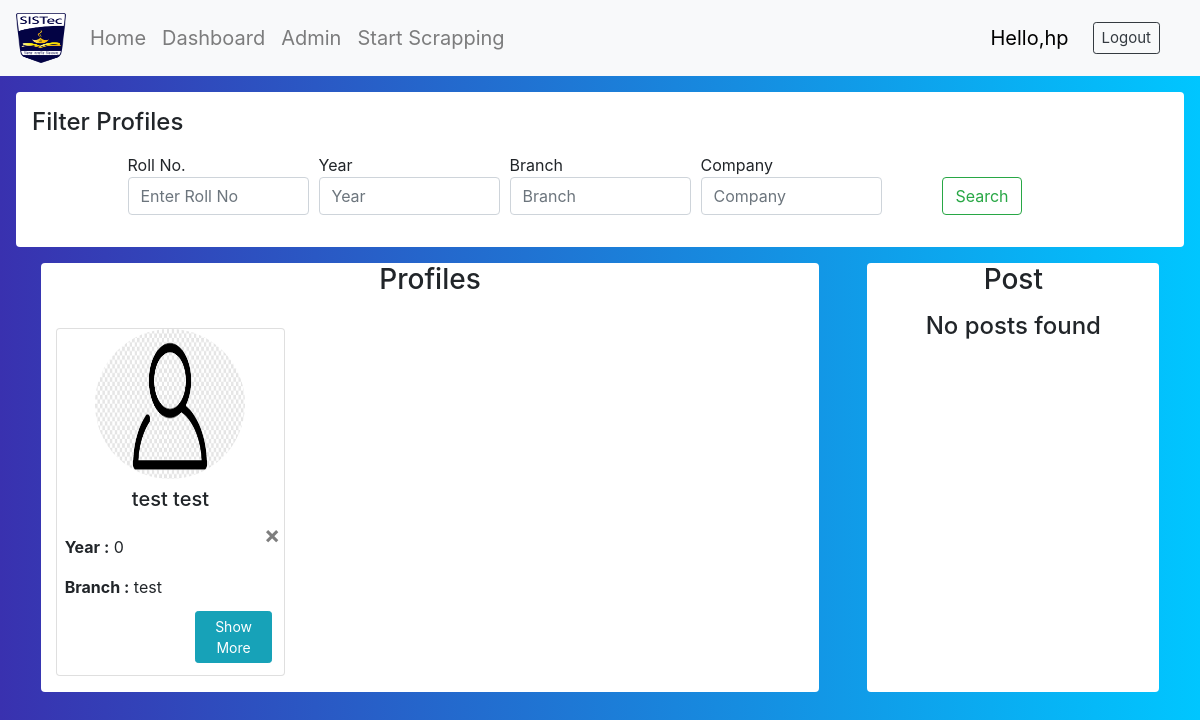
The app's page / (signed in), older data.
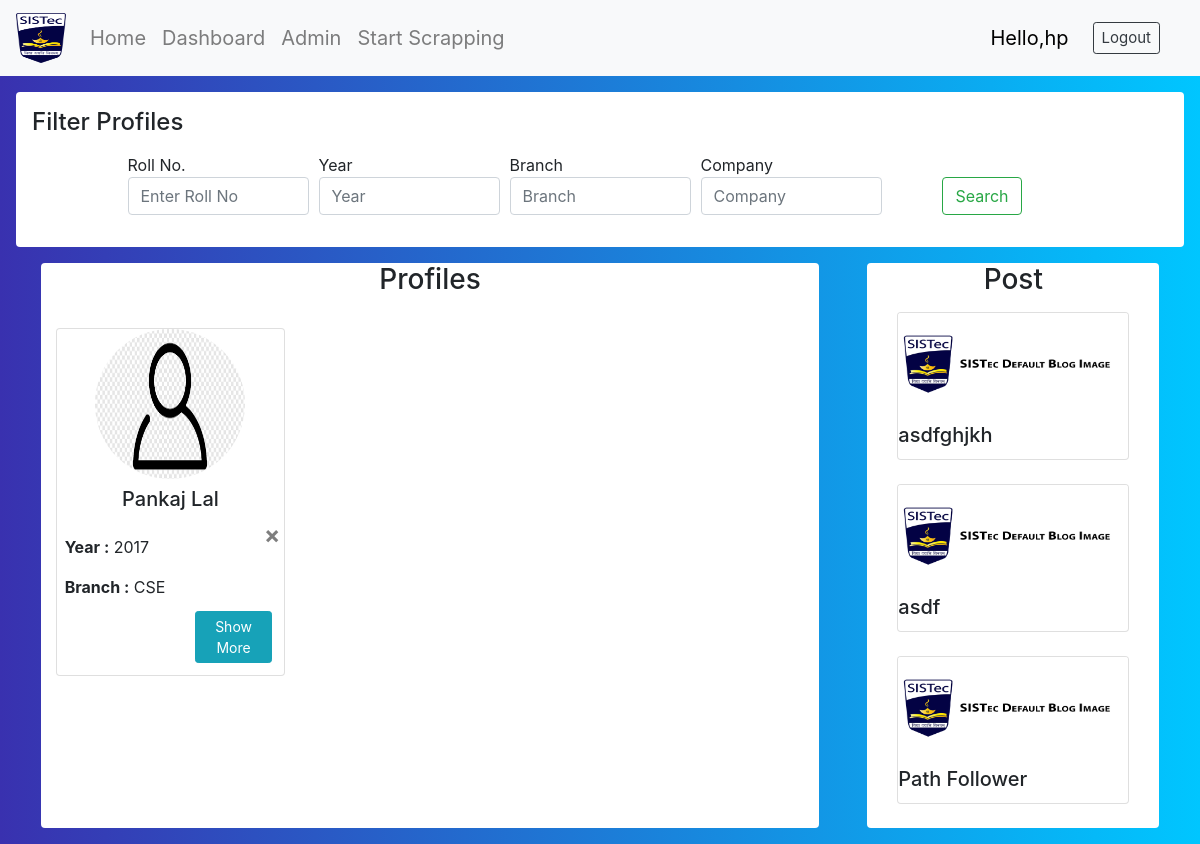
The same page, newer data.
### Tracker/models.py (models this page shows)
class Profile(models.Model):
    user=models.OneToOneField(User,on_delete=models.CASCADE)
    RollNo=models.CharField(max_length=20,null=True,unique=True)
    Year=models.IntegerField(null=True)
    Branch=models.CharField(max_length=20,null=True)
    Image=models.ImageField(upload_to='AlumniTracker/images',default="AlumniTracker/images/profile.png")
    phone_regex = RegexValidator(regex=r'^\+?\d[\d -]{8,12}\d')
    phone_number = models.CharField(validators=[phone_regex], max_length=10, blank=True,null=True)
    Current_Location=models.CharField(max_length=30,null=True)
    linkedIn_Link=models.CharField(max_length=100)

class Blog(models.Model):
    title = models.CharField(max_length=100,blank=True, null=True)
    content = models.TextField(blank=True, null=True)
    created_on = models.DateTimeField(auto_now_add=True)
    post_img = models.ImageField(upload_to='AlumniTracker/images',default="AlumniTracker/images/bg.jpg")

### Tracker/views.py (the view)
# urls.py: path('',views.info,name='info'),
@login_required(login_url='login')
def info(request):
    blog=Blog.objects.all().order_by('-created_on')[0:3]
    data=Profile.objects.all()
    for i in data:
        if i.RollNo is None and not request.user.is_staff:
            messages.success(request,"Please Fill Out the Known Information")
            return redirect('/cruds/'+str(i.id))
    search=ProfileFilter(request.GET,queryset=data)
    data=search.qs
    context={
        'data':data,
        'search':search,
        'blogs':blog,
        }
    return render(request,'Tracker/info.html',context)

### templates/Tracker/info.html (shortened to what this page needs)
{% extends "Tracker/base.html" %}
{% block body %}
{% include "Tracker/navbar.html" %}
{% load widget_tweaks %}
{% load static %}
<div class="p-3 m-3 rounded" style="background-color: white;" id="remF">
    <h4 class="mb-3">Filter Profiles</h4>
    <form action="" method="get">
        <div class="form-row justify-content-center">
            <div class="form-group col-xs-2 col-sm-2 col-md-2 col-lg-2">
                Roll No. {{search.form.RollNo|add_class:"form-control"|attr:"placeholder:Enter Roll No"}}</span>
            </div>
            <div class="form-group col-xs-2 col-sm-2 col-md-2 col-lg-2">
                Year {{search.form.Year |attr:"placeholder:Year"|add_class:"form-control"}}
            </div>
            <div class="form-group col-xs-2 col-sm-2 col-md-2 col-lg-2">
                Branch {{search.form.Branch |attr:"placeholder:Branch"|add_class:"form-control"}}
            </div>
            <div class="form-group col-xs-2 col-sm-2 col-md-2 col-lg-2">
                Company {{search.form.Company |attr:"placeholder:Company"|add_class:"form-control"}}
            </div>
            <div class="form-group col-xs-3 col-sm-2 col-md-2 col-lg-2 mt-4 text-center">
                <button type="submit" class="btn btn-outline-success">Search</button>
            </div>
        </div>
    </form>
</div>
<div class="row m-3 justify-content-center try" id="remP">
    <div class="col-md-8 col-xl-8 col-lg-8 col-xs-8 rounded mr-5" style="background-color: white;">
        <h3 class="text-center mb-3">Profiles</h3>
        <div class="row">
            {% if not data %}
            <h4 class="text-center mb-3">No Profiles Found</h4>
            {% else %}
            {% for info in data %}
            <div class="col col-xs-3 col-sm-3 col-md-4 col-lg-4 col-xl-4 mb-3 mt-3">
                <div class="card h-100">
                    <div class="row">
                        <div class="col text-center">
                            <img src="{{info.Image.url}}" alt="Profile" class="rounded-circle align-middle"
                                style="width: 150px;height: 150px;">
                            <h5 class="card-title m-2">{{info.user.first_name}} {{info.user.last_name}}</h5>
                        </div>
                    </div>
                    <div class="row">
                        <div class="col mt-3 ml-2">
                            <p class="card-text"><span class="font-weight-bold">Year :</span> {{info.Year}}</p>
                            <p class="card-text"><span class="font-weight-bold">Branch :</span> {{info.Branch}}</p>
                        </div>
                        <div class="col-1 m-1">
                            {% if request.user.is_staff %}
                            <a href="{% url 'delete' info.id %}"
                                onclick="return confirm('Are you sure you want to delete this Profile?');" class="close"
                                aria-label="Close"> <span aria-hidden="true">&times;</span></a>
                            {% endif %}
                        </div>
                    </div>
                    <div class="row justify-content-end">
                        <div class="col-5 m-2">
                            <a href="{% url 'profile' info.id %}" class=" col btn btn-sm btn-info float-right m-1">Show
                                More</a>
                        </div>
                    </div>
                </div>
            </div>
            {% endfor %}
            {% endif %}
        </div>
    </div>
    <div class="col-md-3 col-xl-3 col-lg-3 col-xs-3 rounded" style="background-color: white;">
        <h3 class="text-center mb-3">Post</h3>
        {% if not blogs  %}
        <h4 class="text-center mb-3">No posts found</h4>
        {% else %}
        {% for blog in blogs %}
        <div class="col mb-4">
            <div class="card">
                <img src={{blog.post_img.url}} class="card-img-top" alt="image" height="110px">
                <h5 class="card-title">{{blog.title}}</h5>
            </div>
        </div>
        {% endfor %}
        {% endif %}
    </div>
</div>
{% endblock body %}

### templates/Tracker/base.html (shortened to what this page needs)
<!doctype html>
<html lang="en">
  <head>
    {% load static %}
    <link rel="stylesheet" href="https://stackpath.bootstrapcdn.com/bootstrap/4.4.1/css/bootstrap.min.css">
    <link rel="stylesheet" href="{% static 'css/login.css' %}">
    <link rel="stylesheet" href="{% static 'css/profile.css' %}">
    <link rel="stylesheet" href="{% static 'css/loading.css' %}">
  </head>
  <body>
    {% block body %}
    {% endblock body %}
  </body>
</html>

### templates/Tracker/navbar.html (shortened to what this page needs)
 <nav class="navbar navbar-expand-lg navbar-light bg-light" id="remN">
    <a class="navbar-brand" href="#">
        {%  load static %}
        <img src="{% static 'image/logo.png' %}" width="50" height="50" class="d-inline-block align-top" alt="SISTec Logo">
      </a>
    <div class="collapse navbar-collapse" id="navbarNav">
        <ul class="navbar-nav">
            <li class="nav-item">
                <a class="nav-link" style="font-size: 20px;" href="{% url 'info' %}">Home <span class="sr-only">(current)</span></a>
            </li>
            {% if request.user.is_staff %}
            <li class="nav-item">
                <a class="nav-link" style="font-size: 20px;" href="{% url 'dashboard' %}">Dashboard <span class="sr-only">(current)</span></a>
            </li>
            <li class="nav-item">
                <a class="nav-link" style="font-size: 20px;" href="/admin">Admin <span class="sr-only">(current)</span></a>
            </li>
            <li class="nav-item">
                <a class="nav-link" style="font-size: 20px;" onclick="loadDoc()">Start Scrapping<span class="sr-only">(current)</span></a>
            </li>
            {% endif %}
        </ul>
    </div>
    <span style="color: black;font-size:20px;" >Hello,{{request.user}}</span>
    <span><a style="font-size: 15px;" class="btn btn-sm btn-outline-dark mx-4" href="{% url 'logout' %}">Logout</a></span>
</nav>

### static/css/login.css (style rules this page uses)
:root { --input-padding-x: 1.5rem; --input-padding-y: .75rem; }
body { background: -webkit-linear-gradient(left, #3931af, #00c6ff); }

### static/css/profile.css (style rules this page uses)
body { background: -webkit-linear-gradient(left, #3931af, #00c6ff); }

Row changes from the older to the newer data that the page shows:
removed Profile: Image (placeholder picture), user.first_name "test", user.last_name "test", Year "0", Branch "test"
added Profile: Image (placeholder picture), user.first_name "Pankaj", user.last_name "Lal", Year "2017", Branch "CSE"
added Blog: post_img (picture), title "asdfghjkh"
added Blog: post_img (picture), title "asdf"
added Blog: post_img (picture), title "Path Follower"
Text that changed along with them:
text no longer shown: "No posts found"
